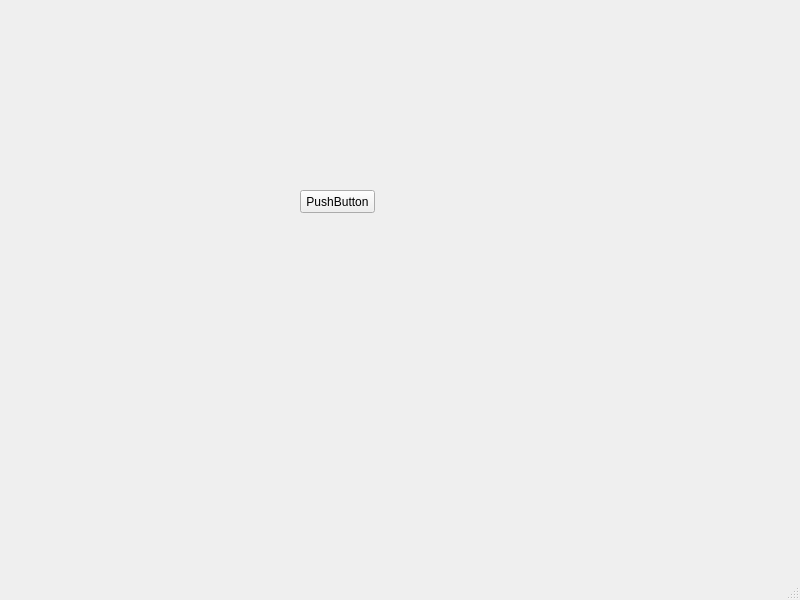
<?xml version="1.0" encoding="UTF-8"?>
<ui version="4.0">
 <class>MainWindow</class>
 <widget class="QMainWindow" name="MainWindow">
  <property name="geometry">
   <rect>
    <x>0</x>
    <y>0</y>
    <width>800</width>
    <height>600</height>
   </rect>
  </property>
  <property name="windowTitle">
   <string>MainWindow</string>
  </property>
  <widget class="QWidget" name="centralwidget">
   <widget class="QPushButton" name="pushButton">
    <property name="geometry">
     <rect>
      <x>300</x>
      <y>190</y>
      <width>75</width>
      <height>23</height>
     </rect>
    </property>
    <property name="text">
     <string>PushButton</string>
    </property>
   </widget>
  </widget>
  <widget class="QMenuBar" name="menubar">
   <property name="geometry">
    <rect>
     <x>0</x>
     <y>0</y>
     <width>800</width>
     <height>21</height>
    </rect>
   </property>
  </widget>
  <widget class="QStatusBar" name="statusbar"/>
 </widget>
 <resources/>
 <connections/>
</ui>
